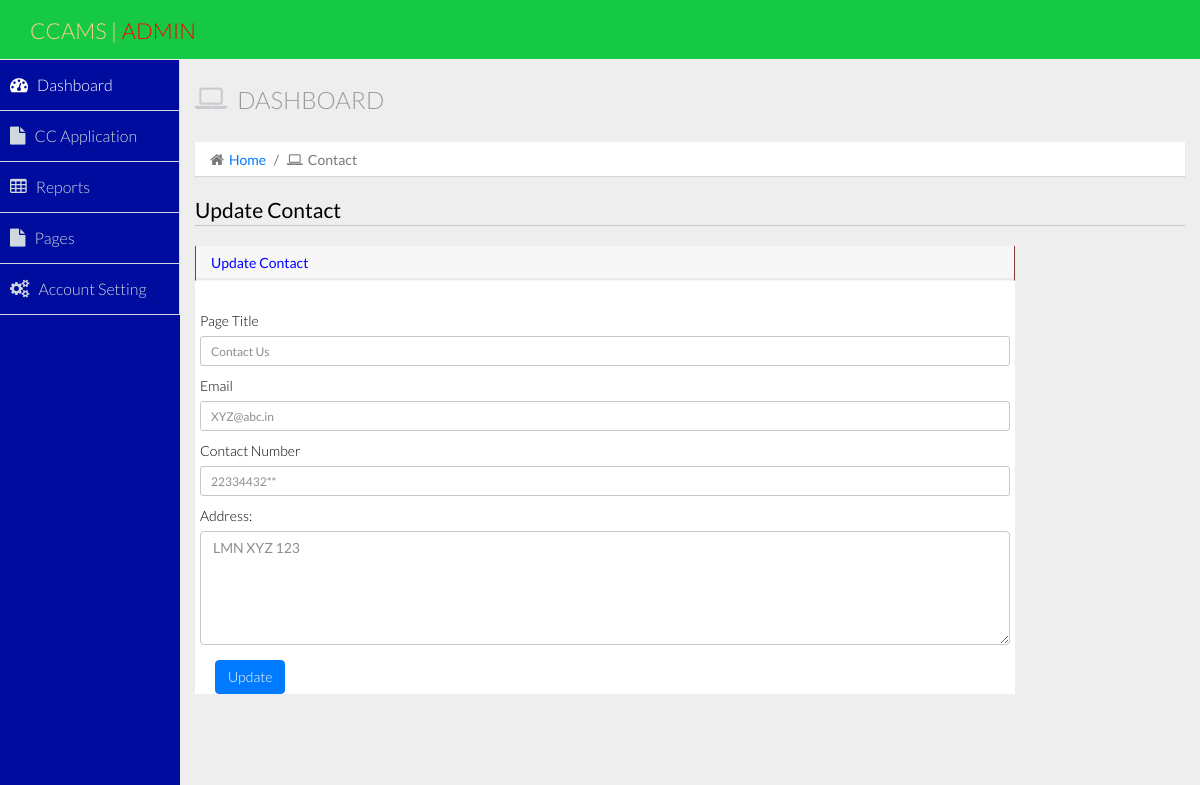
/contact/ (signed in), run on the app's committed database.
### myapp/models.py (models this page shows, shortened)
class Contact(models.Model):
    pagetitle = models.CharField(max_length=100, null=True, blank=True)
    email = models.CharField(max_length=100, null=True, blank=True)
    mobile = models.CharField(max_length=100, null=True, blank=True)
    timing = models.CharField(max_length=100, null=True, blank=True)
    description = models.CharField(max_length=100, null=True, blank=True)

### myapp/views.py (the view, shortened to what this page needs)
# urls.py: path('contact/', contact, name="contact"),
@login_required(login_url='/admin_login/')
def contact(request):
    data = Contact.objects.get(id=1)
    return render(request, "contact.html", locals())

### myapp/templatetags/custom_tags.py (called while the page is built)
@register.filter(name="mystrip")
def mystrip(data):
    data = data[1:-1]
    return data

### myapp/templates/contact.html (shortened to what this page needs)
{% extends 'admin_index.html' %}
{% load static %}
{% block body %}
<legend style="color:black">Update Contact</legend>
    <div class="row">
          <div class="col-lg-10">
            <section class="panel">
              <header style="color:blue" class="panel-heading">
                Update Contact
              </header>
   <form action="" method="post">
      <div class="row contact-rooo no-margin">
        <div class="container">
           <div class="row">
            <div style="padding:20px" class="col-sm-12">
                <div class="row">
                    <div style="padding-top:10px;color:black" class="col-sm-3"><label>Page Title</label></div>
                    <div class="col-sm-12"><input type="text" name="pagetitle" value="{{data.pagetitle}}" class="form-control input-sm" ></div>
                </div>
                <div class="row">
                    <div style="padding-top:10px;color:black" class="col-sm-3"><label>Email</label></div>
                    <div class="col-sm-12"><input type="text" name="email" value="{{data.email}}" class="form-control input-sm" ></div>
                </div>
                <div class="row">
                    <div style="padding-top:10px;color:black" class="col-sm-3"><label>Contact Number</label></div>
                    <div class="col-sm-12"><input type="text" name="mobile" value="{{data.mobile}}" class="form-control input-sm" ></div>
                </div>
                <div class="form-group">
                    <div style="padding-top:10px;color:black" ><label>Address:</label></div>
                    <textarea rows="5" class="form-control select2bs4 editor" name="description" placeholder="Write You Description" style="width: 100%;">{{data.description}}</textarea>
                </div>
                 <div class="col-sm-8">
                     <button class="btn btn-primary">Update</button>
                    </div>
                </div>
            </div>
         </div>
            </div>
   </form>
            </section>
        </div>
      </div>
{% endblock %}

### data on the page
Contact: pagetitle "Contact Us", email "XYZ@abc.in", mobile "22334432**", description "LMN XYZ 123"

### other printed values
{{ request.path|mystrip|title }} "Contact"
